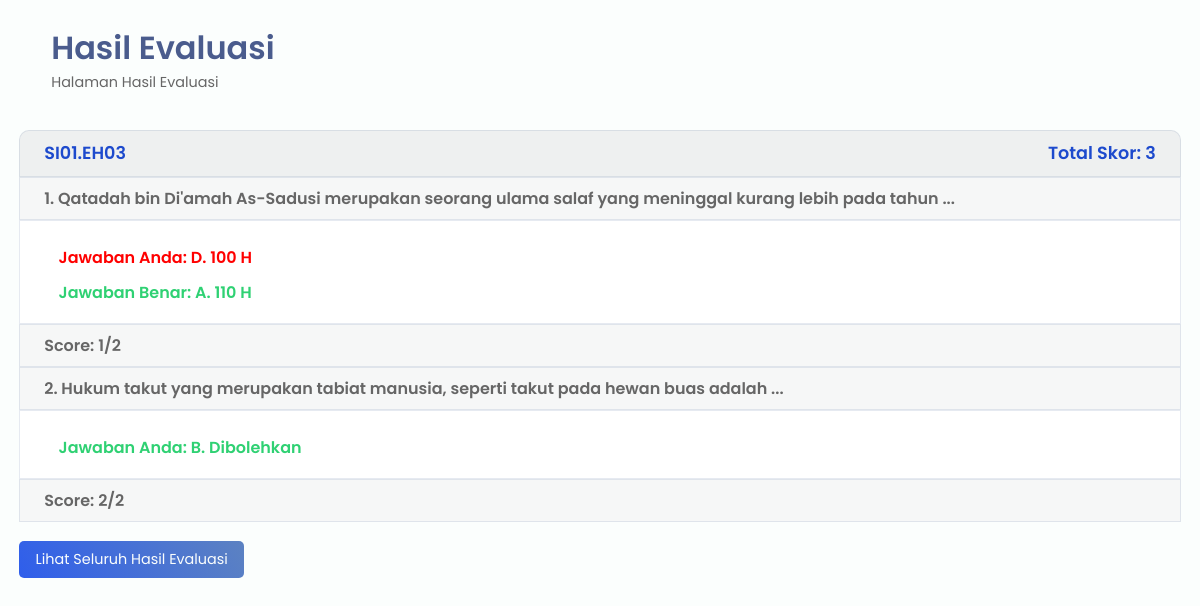
Screenshot of /pesertahsi/hasil/ (signed in) with the database file from the repository.
### evaluasi_harian/models.py (models this page shows, shortened)
class LembarEvaluasi(models.Model):
  status = [
    ('Aktif', 'Aktif'),
    ('Tidak Aktif', 'Tidak Aktif'),
    ('Selesai', 'Selesai'),
  ]
  kode_evaluasi = models.CharField(max_length=10, unique=True)
  nama_evaluasi = models.CharField(max_length=100)
  jumlah_soal = models.IntegerField(default=2)
  skor = models.IntegerField(default=4)
  status = models.CharField(max_length=20, choices=status, default='Tidak Aktif')
  class Meta:
    verbose_name_plural = 'Lembar Evaluasi'

class HasilEvaluasi(models.Model):
  peserta = models.ForeignKey(Peserta, on_delete=models.CASCADE)
  lembar_evaluasi = models.ForeignKey(LembarEvaluasi, on_delete=models.CASCADE)
  bank_soal = models.ForeignKey(BankSoal, on_delete=models.CASCADE)
  jawaban = models.CharField(max_length=1)
  is_true = models.BooleanField()
  skor = models.IntegerField(default=0)
  waktu_pengerjaan = models.DateTimeField(auto_now_add=True)
  class Meta:
    verbose_name_plural = 'Hasil Evaluasi'

class BankSoal(models.Model):
  opsi = [
    ('A', 'A'),
    ('B', 'B'),
    ('C', 'C'),
    ('D', 'D'),
  ]
  lembar_evaluasi = models.ForeignKey(LembarEvaluasi, on_delete=models.CASCADE)
  soal = models.TextField()
  pilihan_a = models.CharField(max_length=200)
  pilihan_b = models.CharField(max_length=200)
  pilihan_c = models.CharField(max_length=200)
  pilihan_d = models.CharField(max_length=200)
  kunci_jawaban = models.CharField(max_length=1, choices=opsi)
  def __str__(self):
    return self.soal
  class Meta:
    verbose_name_plural = 'Bank Soal'

### evaluasi_harian/views.py (the view)
# urls.py: path('pesertahsi/hasil/', views.evaluasi_hasil, name='evaluasi_hasil'),
@login_required(login_url='login')
@user_passes_test(lambda user: user.groups.filter(name='peserta'), login_url='login')
def evaluasi_hasil(request):
  peserta = Peserta.objects.get(user=request.user)
  nama_lengkap = peserta.nama_lengkap
  nip = peserta.nip
  hasil_evaluasi = HasilEvaluasi.objects.filter(peserta=peserta).order_by('-id')[:2]
  hasil_evaluasi = hasil_evaluasi[::-1]
  kode_evaluasi = hasil_evaluasi[0].lembar_evaluasi.kode_evaluasi
  total_skor = hasil_evaluasi[0].skor + hasil_evaluasi[1].skor
  context = {
    'nama_lengkap': nama_lengkap,
    'nip': nip,
    'hasil_evaluasi': hasil_evaluasi,
    'kode_evaluasi': kode_evaluasi,
    'total_skor': total_skor,
  }
  return render(request, 'pesertahsi/hasil_evaluasi.html', context)

### evaluasi_harian/templates/pesertahsi/hasil_evaluasi.html (shortened to what this page needs)
{% extends 'pesertahsi/base.html' %}
{% load static %}
{% block main-content %}
<div class="main-content">
  <header>
    <div class="header-title-wrapper">
      <div class="header-title">
        <h1>Hasil Evaluasi</h1>
        <p>Halaman Hasil Evaluasi</p>
      </div>
    </div>
  </header>
  <main>
    <section>
      <div class="hasil-evaluasi">
        <div class="card-total-score">
          <div class="silsilah-title">SI01.{{ kode_evaluasi }}</div>
          <div class="total-score">Total Skor: {{ total_skor }}</div>
        </div>
        {% for hasil in hasil_evaluasi %}
        <div class="card-hasil-evaluasi">
          <div class="card-header">
            {{ forloop.counter }}. {{ hasil.bank_soal }} ...
          </div>
          <div class="card-body">
            {% if hasil.is_true %}
            <div>
              <p class="jawaban-benar">
              Jawaban Anda:
              {% if hasil.jawaban == 'A' %}
                A. {{ hasil.bank_soal.pilihan_a }} <i class="las la-check"></i>
              {% elif hasil.jawaban == 'B' %}
                B. {{ hasil.bank_soal.pilihan_b }}
              {% elif hasil.jawaban == 'C' %}
                C. {{ hasil.bank_soal.pilihan_c }} <i class="las la-check"></i>
              {% elif hasil.jawaban == 'D' %}
                D. {{ hasil.bank_soal.pilihan_d }} <i class="las la-check"></i>
              {% else %}
                - Tidak Ada Data -
              {% endif %}
              </p>
            </div>
            {% else %}
            <div>
              <p class="jawaban-salah">
              Jawaban Anda:
              {% if hasil.jawaban == 'A' %}
                A. {{ hasil.bank_soal.pilihan_a }} <i class="las la-times"></i>
              {% elif hasil.jawaban == 'B' %}
                B. {{ hasil.bank_soal.pilihan_b }} <i class="las la-times"></i>
              {% elif hasil.jawaban == 'C' %}
                C. {{ hasil.bank_soal.pilihan_c }} <i class="las la-times"></i>
              {% elif hasil.jawaban == 'D' %}
                D. {{ hasil.bank_soal.pilihan_d }}
              {% else %}
                - Tidak Ada Data -
              {% endif %}
              <p>
              <p class="jawaban-benar">
              Jawaban Benar:
              {% if hasil.bank_soal.kunci_jawaban == 'A' %}
                A. {{ hasil.bank_soal.pilihan_a }}
              {% elif hasil.bank_soal.kunci_jawaban == 'B' %}
                B. {{ hasil.bank_soal.pilihan_b }} <i class="las la-check"></i>
              {% elif hasil.bank_soal.kunci_jawaban == 'C' %}
                C. {{ hasil.bank_soal.pilihan_c }} <i class="las la-check"></i>
              {% elif hasil.bank_soal.kunci_jawaban == 'D' %}
                D. {{ hasil.bank_soal.pilihan_d }} <i class="las la-check"></i>
              {% else %}
                - Tidak Ada Data -
              {% endif %}
              </p>
            </div>
            {% endif %}
          </div>
          <div class="card-footer">Score: {{ hasil.skor }}/2</div>
        </div>
        {% endfor %}
        <div class="btn-arsip">
          <a href="{% url 'arsip' %}">Lihat Seluruh Hasil Evaluasi</a>
        </div>
      </div>
    </section>
  </main>
</div>
{% endblock main-content %}

### evaluasi_harian/static/pesertahsi/css/style.css (style rules this page uses)
:root { --bg: #fbfefd; --main-color: #223a74; --second-color: rgb(29, 74, 205); --main-accent: rgba(128, 148, 184, 0.2); --title-text: #4a5c8d; --main-text: #666; --shadow: rgba(17, 17, 26, 0.1) 2px 2px 16px; --bg-button: linear-gradient(60deg, #2f5eeb, #5c82c2); --bg-button-hover: linear-gradient(60deg, #5c82c2, #2f5eeb); --btn-tambah: #2495db; --btn-edit: rgba(16, 148, 230, 0.1); }
* { padding: 0; margin: 0; text-decoration: none; list-style-type: none; box-sizing: border-box; }
body { font-family: "Poppins", sans-serif; background: var(--bg); overflow-x: hidden; }
.main-content { margin-left: 345px; width: calc(100vw - 345px); height: 100vh; padding: 1rem 1.2rem; transition: margin-left 500ms; }
header { display: flex; justify-content: space-between; padding-top: 0.5rem; }
.header-title-wrapper { display: flex; }
.header-title h1 { color: var(--title-text); font-weight: 600; }
.header-title p { color: #666; font-size: 0.9rem; }
main { padding-top: 2.3rem; padding-bottom: 2.5rem; }
@media screen and (max-width: 1224px) { .main-content { width: 100vw; margin-left: 0; } }

### evaluasi_harian/static/pesertahsi/css/dashboard.css (style rules this page uses)
main { padding-bottom: 2rem !important; }

### evaluasi_harian/static/pesertahsi/css/hasil_evaluasi.css (style rules this page uses)
.hasil-evaluasi { display: flex; flex-direction: column; justify-content: center; margin: 0 auto; }
.hasil-evaluasi .card-total-score { display: flex; justify-content: space-between; font-size: 1.1rem; color: #1d4acd; font-weight: 600; background-color: rgb(221, 221, 221, 0.4); padding: 0.6rem 1.5rem; border: 1px solid rgba(128, 148, 184, 0.2); border-top-left-radius: 10px; border-top-right-radius: 10px; }
.hasil-evaluasi .card-hasil-evaluasi { display: flex; flex-direction: column; }
.hasil-evaluasi .card-hasil-evaluasi .card-header, .hasil-evaluasi .card-hasil-evaluasi .card-body, .hasil-evaluasi .card-hasil-evaluasi .card-footer { width: 100%; border: 1px solid rgba(128, 148, 184, 0.2); color: var(--main-text); }
.hasil-evaluasi .card-hasil-evaluasi .card-body { padding: 1rem 2.4rem; }
.hasil-evaluasi .card-hasil-evaluasi .card-header, .hasil-evaluasi .card-hasil-evaluasi .card-footer { padding: 0.5rem 1.5rem; background: #f2f2f280; font-weight: 600; }
.hasil-evaluasi .card-hasil-evaluasi .card-body { background: #fff; }
.hasil-evaluasi .card-body .jawaban-benar { color: #2fd173; font-weight: 600; }
.hasil-evaluasi .card-body .jawaban-salah { color: red; font-weight: 600; }
.hasil-evaluasi .btn-arsip { margin-top: 1.2rem; width: 225px; cursor: pointer; border: none; border-radius: 5px; background: var(--bg-button); }
.hasil-evaluasi .btn-arsip a { display: inline-block; padding: 0.5rem 1rem; width: 100%; height: 100%; font-size: 0.9rem; color: #fbfefd; text-align: center; }

### rows the page displays
LembarEvaluasi: kode_evaluasi "EH03"
HasilEvaluasi: bank_soal "Qatadah bin Di'amah As-Sadusi merupakan seorang ulama salaf yang meninggal kurang lebih pada tahun", bank_soal.pilihan_d "100 H", bank_soal.pilihan_a "110 H", skor "1"
HasilEvaluasi: bank_soal "Hukum takut yang merupakan tabiat manusia, seperti takut pada hewan buas adalah", bank_soal.pilihan_b "Dibolehkan", skor "2"

### other values shown
{{ total_skor }} "3"
